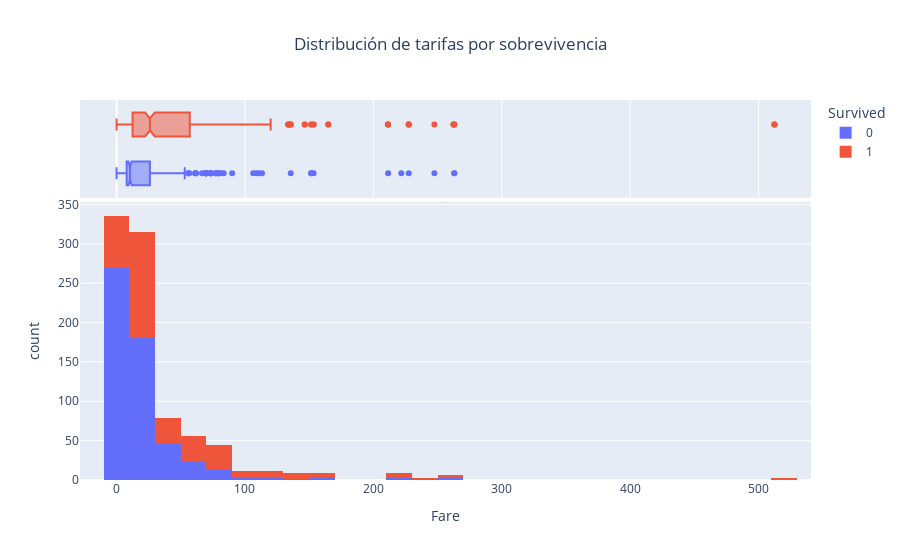

Notebook cell for this chart:
### Code cell
fig = px.histogram(df, x = "Fare", color = "Survived", marginal = "box", nbins = 50, title = "Distribución de tarifas por sobrevivencia")
fig.update_layout(title_x = 0.5)
fig.show()

### Figure 1 — Plotly figure (JSON) as saved in the notebook; plotly's stock layout.template omitted (floating-point values rounded to 4 significant figures; data arrays with more than 128 entries replaced by an {"elided": "..."} marker saying what was removed)
{"data": [{"alignmentgroup": "True", "bingroup": "x", "hovertemplate": "Survived=0<br>Fare=%{x}<br>count=%{y}<extra></extra>", "legendgroup": "0", "marker": {"color": "#636efa", "pattern": {"shape": ""}}, "name": "0", "nbinsx": 50, "offsetgroup": "0", "orientation": "v", "showlegend": true, "type": "histogram", "x": {"elided": "549 float values"}, "xaxis": "x", "yaxis": "y"}, {"alignmentgroup": "True", "hovertemplate": "Survived=0<br>Fare=%{x}<extra></extra>", "legendgroup": "0", "marker": {"color": "#636efa"}, "name": "0", "notched": true, "offsetgroup": "0", "showlegend": false, "type": "box", "x": {"elided": "549 float values"}, "xaxis": "x2", "yaxis": "y2"}, {"alignmentgroup": "True", "bingroup": "x", "hovertemplate": "Survived=1<br>Fare=%{x}<br>count=%{y}<extra></extra>", "legendgroup": "1", "marker": {"color": "#EF553B", "pattern": {"shape": ""}}, "name": "1", "nbinsx": 50, "offsetgroup": "1", "orientation": "v", "showlegend": true, "type": "histogram", "x": {"elided": "342 float values"}, "xaxis": "x", "yaxis": "y"}, {"alignmentgroup": "True", "hovertemplate": "Survived=1<br>Fare=%{x}<extra></extra>", "legendgroup": "1", "marker": {"color": "#EF553B"}, "name": "1", "notched": true, "offsetgroup": "1", "showlegend": false, "type": "box", "x": {"elided": "342 float values"}, "xaxis": "x2", "yaxis": "y2"}], "layout": {"barmode": "relative", "legend": {"title": {"text": "Survived"}, "tracegroupgap": 0}, "title": {"text": "Distribución de tarifas por sobrevivencia", "x": 0.5}, "xaxis": {"anchor": "y", "domain": [0, 1], "title": {"text": "Fare"}}, "xaxis2": {"anchor": "y2", "domain": [0, 1], "matches": "x", "showgrid": true, "showticklabels": false}, "yaxis": {"anchor": "x", "domain": [0, 0.7326], "title": {"text": "count"}}, "yaxis2": {"anchor": "x2", "domain": [0.7426, 1], "matches": "y2", "showgrid": false, "showline": false, "showticklabels": false, "ticks": ""}}}
